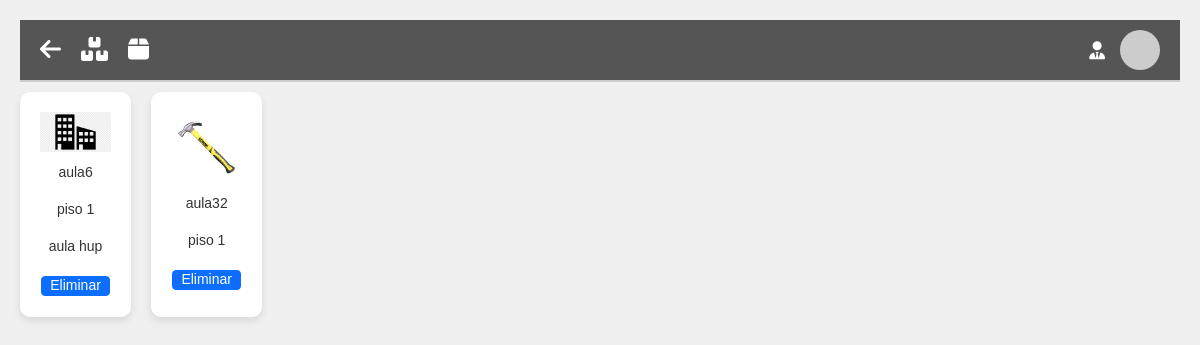
Page /localizacion on the committed database.
### SGM.py (models this page shows)
class Location(db.Model):
    __tablename__ = 'location'
    id = Column(Integer, primary_key=True, autoincrement=True)
    name = Column(String(255), nullable=False)
    planta = Column(String(255), nullable=True)
    descrip = Column(String(255), nullable=True)
    img = Column(String(255), nullable=True)

### SGM.py (the view)
@app.route('/localizacion')
def localizacion():
    locations = Location.query.all()
    return render_template('locations.html', locations=locations)

### templates/locations.html (shortened to what this page needs)
<!DOCTYPE html>
<html lang="en">
<head>
    <link rel="stylesheet" href="https://cdnjs.cloudflare.com/ajax/libs/font-awesome/6.0.0-beta3/css/all.min.css">
    <link href="https://cdn.jsdelivr.net/npm/bootstrap@5.3.0-alpha1/dist/css/bootstrap.min.css" rel="stylesheet">
    <link rel="stylesheet" href="{{ url_for('static', filename='topbar.css')}}">
    <link rel="stylesheet" href="https://cdnjs.cloudflare.com/ajax/libs/font-awesome/6.0.0-beta3/css/all.min.css">
</head>
<body>
    <header class="topbar">
        <div class="left-section">
            <a href="/inicio">
            <i class="fa-solid fa-arrow-left" style="color: #fff;"></i>
            </a>
            <a href="/inventario">
                <i class="fa-solid fa-boxes" style="color: #fff;"></i>
            </a>
            <a href="/orders">
                <i class="fa-solid fa-box" style="color: #fff;"></i>
            </a>
        </div>
        <div class="right-section">
            <div class="user-info">
                <i class="fa-solid fa-user-tie" style="color: #fff;"></i>
                <img src="https://via.placeholder.com/40" alt="Avatar" class="user-avatar">
            </div>
        </div>
    </header>
    <div class="grid-container">
        {% if locations %}
            {% for location in locations %}
                <div class="grid-item">
                    <img src="static/uploads/{{ location.img }}" alt="{{ location.name }}">
                    <p>{{ location.name }}</p>
                    <p>{{ location.planta }}</p>
                    <p>{{ location.descrip }}</p>
                    <div>
                        <form action="{{ url_for('borrar_location', id=location.id) }}" method="post" style="display: inline;">
                            <input class="btn btn-primary btn-sm" style="--bs-btn-line-height: 0.7;" type="submit" value="Eliminar" onclick="return confirm('¿Estás seguro de eliminar esto?')">
                        </form>
                    </div>
                </div>
            {% endfor %}
        {% endif %}
    </div>
</body>
</html>

### static/topbar.css (style rules this page uses)
a { text-decoration-line: none !important; color: none !important; }
.topbar { display: flex; justify-content: space-between; align-items: center; background-color: #555; color: white; padding: 10px 20px; border-bottom: 2px solid #ccc; }
.left-section { font-size: 24px; display: flex; gap: 20px; flex-direction: row; }
.right-section { display: flex; align-items: center; }
.right-section i { font-size: 18px; margin-right: 15px; cursor: pointer; }
.user-info { display: flex; align-items: center; margin-left: 15px; }
.user-avatar { width: 40px; height: 40px; border-radius: 50%; }

### templates/locations.html (style rules this page uses)
* { box-sizing: border-box; margin: 0; padding: 0; font-family: Arial, sans-serif; text-decoration-line: none !important; }
body { background-color: #f0f0f0; padding: 20px; }
.grid-container { margin-top: 10px; display: grid; grid-template-columns: repeat(auto-fill, minmax(110px, 1fr)); gap: 20px; }
.grid-item { text-align: -webkit-center; background-color: #fff; padding: 20px; border-radius: 10px; box-shadow: 0 4px 8px rgba(0, 0, 0, 0.1); }
.grid-item img { max-width: 100%; height: auto; }
.grid-item p { margin-top: 10px; font-size: 14px; color: #333; }

### rows in the picture
Location: img (picture), name "aula6", planta "piso 1", descrip "aula hup"
Location: img (picture), name "aula32", planta "piso 1"
